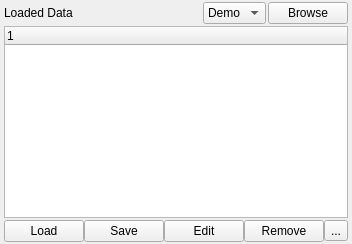
            <widget class="QWidget" name="taskHistoryTab">
             <property name="baseSize">
              <size>
               <width>375</width>
               <height>0</height>
              </size>
             </property>
             <attribute name="title">
              <string>History</string>
             </attribute>
             <layout class="QVBoxLayout" name="verticalLayout_37">
              <property name="spacing">
               <number>2</number>
              </property>
              <property name="leftMargin">
               <number>4</number>
              </property>
              <property name="topMargin">
               <number>2</number>
              </property>
              <property name="rightMargin">
               <number>4</number>
              </property>
              <property name="bottomMargin">
               <number>2</number>
              </property>
              <item>
               <layout class="QHBoxLayout" name="taskHistoryTopBtns">
                <item>
                 <widget class="QLabel" name="taskHistoryLabel">
                  <property name="text">
                   <string>Loaded Data</string>
                  </property>
                 </widget>
                </item>
                <item>
                 <spacer name="horizontalSpacer_8">
                  <property name="orientation">
                   <enum>Qt::Horizontal</enum>
                  </property>
                  <property name="sizeHint" stdset="0">
                   <size>
                    <width>40</width>
                    <height>20</height>
                   </size>
                  </property>
                 </spacer>
                </item>
                <item>
                 <widget class="QComboBox" name="taskHistoryCombo">
                  <item>
                   <property name="text">
                    <string>Demo</string>
                   </property>
                  </item>
                  <item>
                   <property name="text">
                    <string>Audio</string>
                   </property>
                  </item>
                  <item>
                   <property name="text">
                    <string>Script</string>
                   </property>
                  </item>
                 </widget>
                </item>
                <item>
                 <widget class="QPushButton" name="browseTaskHistoryBtn">
                  <property name="text">
                   <string>Browse</string>
                  </property>
                 </widget>
                </item>
               </layout>
              </item>
              <item>
               <widget class="QTreeWidget" name="taskHistoryTree">
                <property name="midLineWidth">
                 <number>0</number>
                </property>
                <column>
                 <property name="text">
                  <string notr="true">1</string>
                 </property>
                </column>
               </widget>
              </item>
              <item>
               <layout class="QHBoxLayout" name="taskHistoryBtns">
                <property name="spacing">
                 <number>0</number>
                </property>
                <item>
                 <widget class="QPushButton" name="taskHistoryLoadBtn">
                  <property name="text">
                   <string>Load</string>
                  </property>
                 </widget>
                </item>
                <item>
                 <widget class="QPushButton" name="taskHistorySaveBtn">
                  <property name="text">
                   <string>Save</string>
                  </property>
                 </widget>
                </item>
                <item>
                 <widget class="QPushButton" name="taskHistoryEditBtn">
                  <property name="text">
                   <string>Edit</string>
                  </property>
                 </widget>
                </item>
                <item>
                 <widget class="QPushButton" name="taskHistoryRemoveBtn">
                  <property name="text">
                   <string>Remove</string>
                  </property>
                 </widget>
                </item>
                <item>
                 <widget class="QToolButton" name="toolButton_15">
                  <property name="text">
                   <string>...</string>
                  </property>
                 </widget>
                </item>
               </layout>
              </item>
             </layout>
            </widget>
